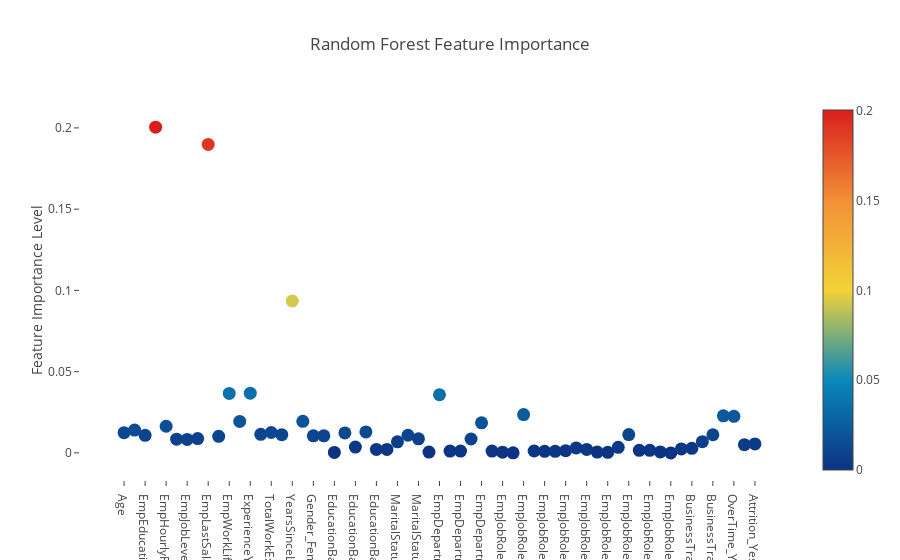

This figure's notebook cell:
### Markdown cell above
## Feature Ranking via the Random Forest
The Random Forest classifier in Sklearn also contains a very convenient and most useful attribute featureimportances which tells us which features within our dataset has been given most importance through the Random Forest algorithm. Shown below is an Interactive Plotly diagram of the various feature importances.

### Code cell
# Scatter plot 
trace = go.Scatter(
    y = rf.feature_importances_,
    x = original_final.columns.values,
    mode='markers',
    marker=dict(
        sizemode = 'diameter',
        sizeref = 1,
        size = 13,
        #size= rf.feature_importances_,
        #color = np.random.randn(500), #set color equal to a variable
        color = rf.feature_importances_,
        colorscale='Portland',
        showscale=True
    ),
    text = original_final.columns.values
)
data = [trace]

layout= go.Layout(
    autosize= True,
    title= 'Random Forest Feature Importance',
    hovermode= 'closest',
     xaxis= dict(
         ticklen= 5,
         showgrid=False,
        zeroline=False,
        showline=False
     ),
    yaxis=dict(
        title= 'Feature Importance Level',
        showgrid=False,
        zeroline=False,
        ticklen= 5,
        gridwidth= 2
    ),
    showlegend= False
)
fig = go.Figure(data=data, layout=layout)
py.iplot(fig,filename='scatter2010')

### Figure 1 — Plotly figure (JSON) as saved in the notebook; plotly's stock layout.template omitted (floating-point values rounded to 4 significant figures)
{"data": [{"marker": {"color": [0.01246, 0.01403, 0.01083, 0.2005, 0.01641, 0.008434, 0.008304, 0.00882, 0.1898, 0.01022, 0.03657, 0.01937, 0.03677, 0.01142, 0.01256, 0.01118, 0.09348, 0.01945, 0.01051, 0.01048, 0.0002792, 0.01228, 0.00356, 0.01287, 0.00216, 0.002158, 0.006809, 0.01086, 0.008638, 0.0004943, 0.03578, 0.001089, 0.001117, 0.008539, 0.01852, 0.001122, 0.0004597, 2.375e-05, 0.0236, 0.001146, 0.0009811, 0.0009564, 0.001382, 0.003073, 0.002118, 0.0004786, 0.0003647, 0.003398, 0.01126, 0.001574, 0.001586, 0.0005606, 6.648e-06, 0.002459, 0.002784, 0.006885, 0.01116, 0.0228, 0.0225, 0.005044, 0.005497], "colorscale": "Portland", "showscale": true, "size": 13, "sizemode": "diameter", "sizeref": 1}, "mode": "markers", "text": ["Age", "DistanceFromHome", "EmpEducationLevel", "EmpEnvironmentSatisfaction", "EmpHourlyRate", "EmpJobInvolvement", "EmpJobLevel", "EmpJobSatisfaction", "EmpLastSalaryHikePercent", "EmpRelationshipSatisfaction", "EmpWorkLifeBalance", "ExperienceYearsAtThisCompany", "ExperienceYearsInCurrentRole", "NumCompaniesWorked", "TotalWorkExperienceInYears", "TrainingTimesLastYear", "YearsSinceLastPromotion", "YearsWithCurrManager", "Gender_Female", "Gender_Male", "EducationBackground_Human Resources", "EducationBackground_Life Sciences", "EducationBackground_Marketing", "EducationBackground_Medical", "EducationBackground_Other", "EducationBackground_Technical Degree", "MaritalStatus_Divorced", "MaritalStatus_Married", "MaritalStatus_Single", "EmpDepartment_Data Science", "EmpDepartment_Development", "EmpDepartment_Finance", "EmpDepartment_Human Resources", "EmpDepartment_Research & Development", "EmpDepartment_Sales", "EmpJobRole_Business Analyst", "EmpJobRole_Data Scientist", "EmpJobRole_Delivery Manager", "EmpJobRole_Developer", "EmpJobRole_Finance Manager", "EmpJobRole_Healthcare Representative", "EmpJobRole_Human Resources", "EmpJobRole_Laboratory Technician", "EmpJobRole_Manager", "EmpJobRole_Manager R&D", "EmpJobRole_Manufacturing Director", "EmpJobRole_Research Director", "EmpJobRole_Research Scientist", "EmpJobRole_Sales Executive", "EmpJobRole_Sales Representative", "EmpJobRole_Senior Developer", "EmpJobRole_Senior Manager R&D", "EmpJobRole_Technical Architect", "EmpJobRole_Technical Lead", "BusinessTravelFrequency_Non-Travel", "BusinessTravelFrequency_Travel_Frequently", "BusinessTravelFrequency_Travel_Rarely", "OverTime_No", "OverTime_Yes", "Attrition_No", "Attrition_Yes"], "type": "scatter", "x": ["Age", "DistanceFromHome", "EmpEducationLevel", "EmpEnvironmentSatisfaction", "EmpHourlyRate", "EmpJobInvolvement", "EmpJobLevel", "EmpJobSatisfaction", "EmpLastSalaryHikePercent", "EmpRelationshipSatisfaction", "EmpWorkLifeBalance", "ExperienceYearsAtThisCompany", "ExperienceYearsInCurrentRole", "NumCompaniesWorked", "TotalWorkExperienceInYears", "TrainingTimesLastYear", "YearsSinceLastPromotion", "YearsWithCurrManager", "Gender_Female", "Gender_Male", "EducationBackground_Human Resources", "EducationBackground_Life Sciences", "EducationBackground_Marketing", "EducationBackground_Medical", "EducationBackground_Other", "EducationBackground_Technical Degree", "MaritalStatus_Divorced", "MaritalStatus_Married", "MaritalStatus_Single", "EmpDepartment_Data Science", "EmpDepartment_Development", "EmpDepartment_Finance", "EmpDepartment_Human Resources", "EmpDepartment_Research & Development", "EmpDepartment_Sales", "EmpJobRole_Business Analyst", "EmpJobRole_Data Scientist", "EmpJobRole_Delivery Manager", "EmpJobRole_Developer", "EmpJobRole_Finance Manager", "EmpJobRole_Healthcare Representative", "EmpJobRole_Human Resources", "EmpJobRole_Laboratory Technician", "EmpJobRole_Manager", "EmpJobRole_Manager R&D", "EmpJobRole_Manufacturing Director", "EmpJobRole_Research Director", "EmpJobRole_Research Scientist", "EmpJobRole_Sales Executive", "EmpJobRole_Sales Representative", "EmpJobRole_Senior Developer", "EmpJobRole_Senior Manager R&D", "EmpJobRole_Technical Architect", "EmpJobRole_Technical Lead", "BusinessTravelFrequency_Non-Travel", "BusinessTravelFrequency_Travel_Frequently", "BusinessTravelFrequency_Travel_Rarely", "OverTime_No", "OverTime_Yes", "Attrition_No", "Attrition_Yes"], "y": [0.01246, 0.01403, 0.01083, 0.2005, 0.01641, 0.008434, 0.008304, 0.00882, 0.1898, 0.01022, 0.03657, 0.01937, 0.03677, 0.01142, 0.01256, 0.01118, 0.09348, 0.01945, 0.01051, 0.01048, 0.0002792, 0.01228, 0.00356, 0.01287, 0.00216, 0.002158, 0.006809, 0.01086, 0.008638, 0.0004943, 0.03578, 0.001089, 0.001117, 0.008539, 0.01852, 0.001122, 0.0004597, 2.375e-05, 0.0236, 0.001146, 0.0009811, 0.0009564, 0.001382, 0.003073, 0.002118, 0.0004786, 0.0003647, 0.003398, 0.01126, 0.001574, 0.001586, 0.0005606, 6.648e-06, 0.002459, 0.002784, 0.006885, 0.01116, 0.0228, 0.0225, 0.005044, 0.005497]}], "layout": {"autosize": true, "hovermode": "closest", "showlegend": false, "title": "Random Forest Feature Importance", "xaxis": {"showgrid": false, "showline": false, "ticklen": 5, "zeroline": false}, "yaxis": {"gridwidth": 2, "showgrid": false, "ticklen": 5, "title": "Feature Importance Level", "zeroline": false}}}
